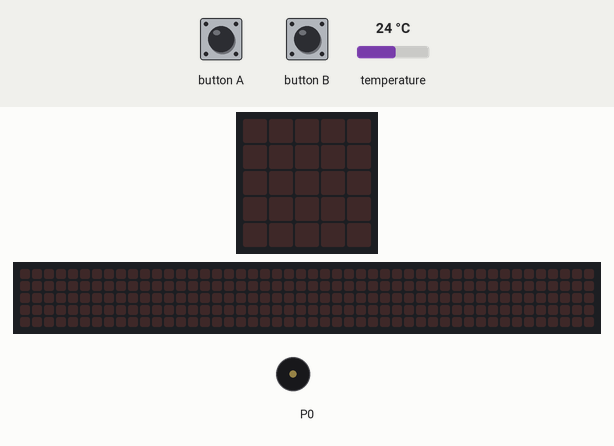
Simulated run of this program. Board: BBC micro:bit (MakeCode). Shown: the board's 5×5 LED display, a strip that is not on the board, showing the scrolling text unrolled, buzzer (waves = sounding). The inputs (shaded band) are chosen by the test bench; at power-on: temperature 24 °C. The 48×5 strip is a reading aid, not a part: it shows the text the display is scrolling, unrolled, one strip-width of it at a time.

Above: at 1.2 s.
1.3 s: button B pressed for 0.15 s
At 4.0 s:
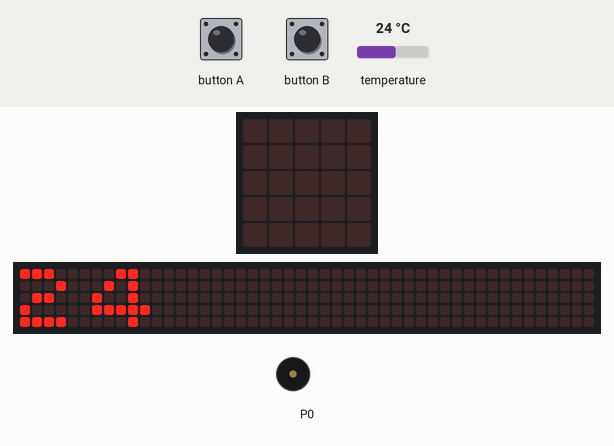
4.3 s: button A pressed for 0.15 s
At 5.0 s:
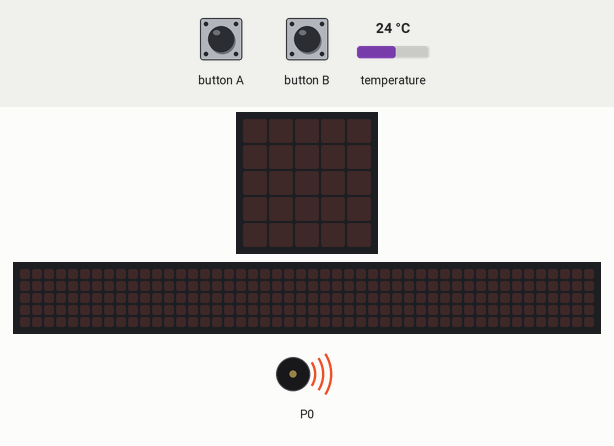
7.4 s: button B pressed for 0.15 s
At 10.1 s:
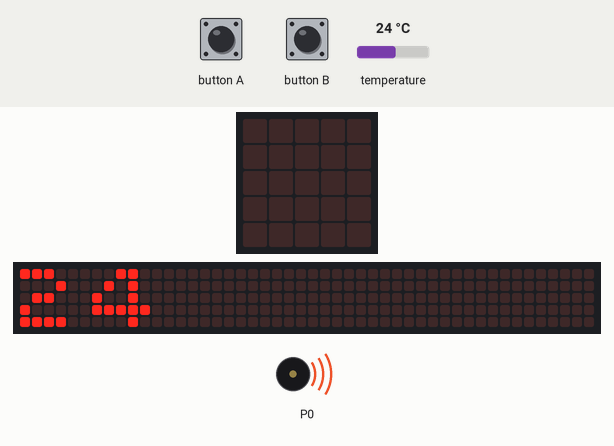
Timing chart, 0 to 16.4 s (numbered marks = the images above; inputs shaded):
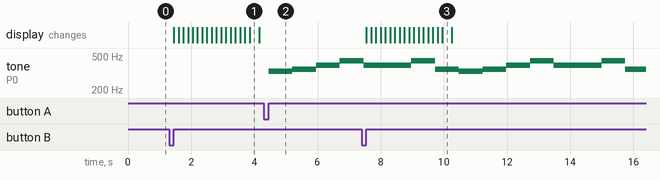

Measured:
- after the input at 1.3 s, the display: changes after 0.15 s (image 1)
- after the input at 4.3 s, tone on P0: silent → 330 Hz after 0.15 s, → 349 Hz 0.75 s later, → 392 Hz 0.75 s later, → 440 Hz 0.75 s later
- after the input at 7.4 s, the display: changes after 0.15 s (image 3)

The program:

main.ts
```typescript
input.onButtonPressed(Button.A, function () {
    music.setVolume(50)
    music.playMelody("E F G A G G A F ", 80)
    music.playMelody("E F G A G G A F ", 80)
    music.playMelody("F E E - - - - - ", 80)
})
input.onButtonPressed(Button.B, function () {
    basic.showNumber(input.temperature())
})
```

test.ts
```typescript
// les proves van aquí; això no es compilarà quan aquest paquet s'usi com a extensió.
```
